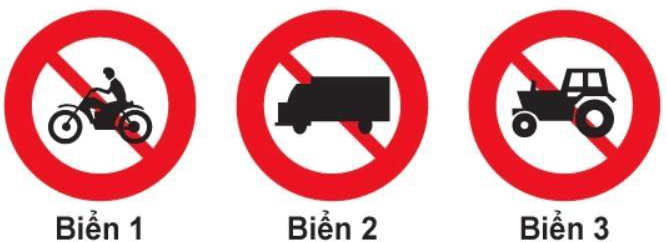
#> input picture images/driving/cau_126.png, 667 x 242 px, found by its file name
$ python inspect_row_luminance.py
#> lines starting #> are read from the running program, lines starting #| are printed output that depends on the picture
import os, sys
from PIL import Image

sys.stdout.reconfigure(encoding='utf-8')

p = r"c:\Users\Admin\Downloads\Allinone\images\driving\cau_126.png"
im = Image.open(p)
#> im is the input picture: PIL image 667x242 RGB; mean R, G, B 227.3, 167.6, 171.8
gray = im.convert('L')
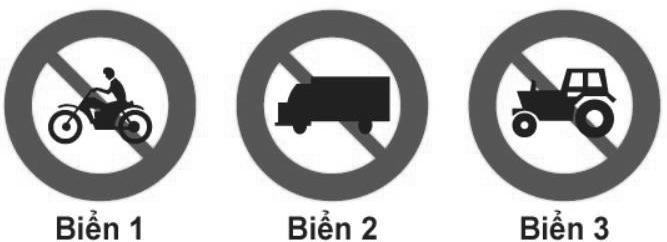
#> gray: PIL image 667x242 L; min 9, max 255, mean 185.9
w, h = im.size
#> w = 667; h = 242

print("Top 10 rows average luminance:")
for y in range(15):
    row_pixels = [gray.getpixel((x, y)) for x in range(w)]
    dark_count = sum(1 for px in row_pixels if px < 240)
    print(f"Row {y}: avg={sum(row_pixels)/w:.1f}, dark_pixels={dark_count}")
#> this loop made 15 passes
#> dark_count on passes 1 to 12: 0, 0, 0, 0, 0, 0, 0, 0, 44, 78, 123, 142
#| Row 0: avg=254.8, dark_pixels=0
#| Row 1: avg=254.8, dark_pixels=0
#| Row 2: avg=254.7, dark_pixels=0
#| Row 3: avg=254.5, dark_pixels=0
#| Row 4: avg=254.7, dark_pixels=0
#| Row 5: avg=254.6, dark_pixels=0
#| Row 6: avg=254.2, dark_pixels=0
#| Row 7: avg=254.1, dark_pixels=0
#> (further printed lines are left out)

print("\nBottom 10 rows average luminance:")
for y in range(h-15, h):
    row_pixels = [gray.getpixel((x, y)) for x in range(w)]
    dark_count = sum(1 for px in row_pixels if px < 240)
    print(f"Row {y}: avg={sum(row_pixels)/w:.1f}, dark_pixels={dark_count}")
#> this loop made 15 passes
#> dark_count on passes 1 to 12: 173, 171, 185, 164, 161, 168, 164, 168, 195, 191, 186, 180
#| Row 227: avg=212.8, dark_pixels=173
#| Row 228: avg=213.9, dark_pixels=171
#| Row 229: avg=214.5, dark_pixels=185
#| Row 230: avg=214.4, dark_pixels=164
#| Row 231: avg=215.4, dark_pixels=161
#| Row 232: avg=221.3, dark_pixels=168
#| Row 233: avg=223.6, dark_pixels=164
#| Row 234: avg=221.3, dark_pixels=168
#> (further printed lines are left out)

$ run again, with images/driving/cau_128.png copied over images/driving/cau_126.png
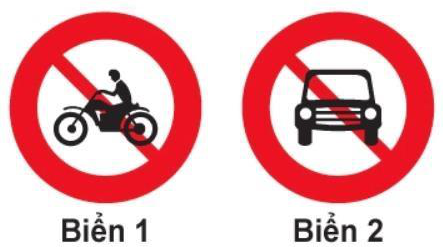
#> input picture images/driving/cau_128.png, 443 x 247 px, found by its file name
#> im is the input picture: PIL image 443x247 RGB; mean R, G, B 231.6, 172.4, 176.6
#> `gray = im.convert('L')`:
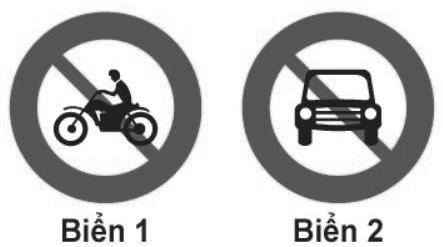
#> gray: PIL image 443x247 L; min 12, max 255, mean 190.6
#> the loop `for y in range(15):` made 15 passes
#> dark_count on passes 1 to 8: 0, 0, 0, 0, 0, 0, 0, 0
#> (printed output is left out)
#> the loop `for y in range(h-15, h):` made 15 passes
#> dark_count on passes 1 to 8: 109, 108, 107, 103, 104, 116, 122, 124
#> (printed output is left out)
